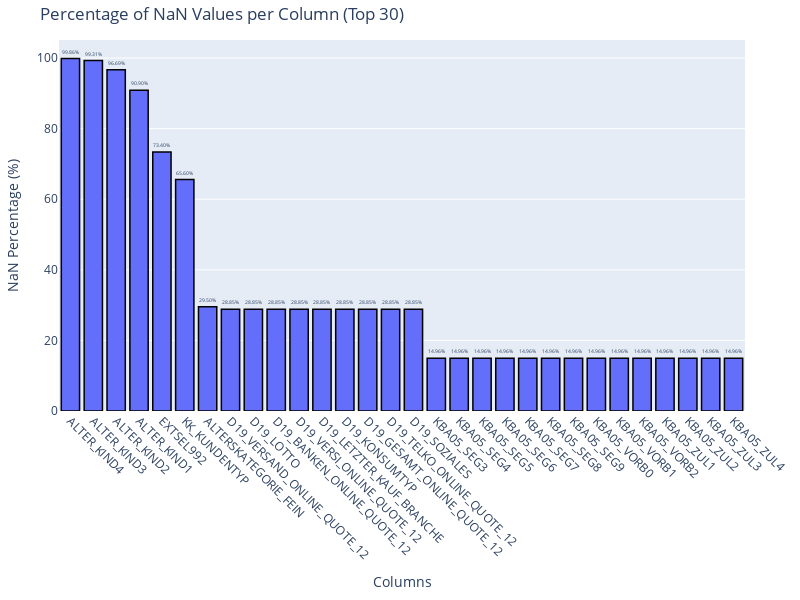

Notebook code cell kept with this figure:
### Code cell
# Let's plot top 30 columns from population dataset, sorted by the ammount of NaNs they contain. Seeing similar pattern would be ideal.
plot_nan_percentage(population, max_columns=30)

### Figure 1 — Plotly figure (JSON) as saved in the notebook; plotly's stock layout.template omitted (floating-point values rounded to 4 significant figures)
{"data": [{"alignmentgroup": "True", "hovertemplate": "Columns=%{x}<br>NaN Percentage (%)=%{text}<extra></extra>", "legendgroup": "", "marker": {"color": "#636efa", "line": {"color": "black", "width": 1.5}, "pattern": {"shape": ""}}, "name": "", "offsetgroup": "", "orientation": "v", "showlegend": false, "text": [99.86, 99.31, 96.69, 90.9, 73.4, 65.6, 29.5, 28.85, 28.85, 28.85, 28.85, 28.85, 28.85, 28.85, 28.85, 28.85, 14.96, 14.96, 14.96, 14.96, 14.96, 14.96, 14.96, 14.96, 14.96, 14.96, 14.96, 14.96, 14.96, 14.96], "textposition": "outside", "texttemplate": "%{text:.2f}%", "type": "bar", "x": ["ALTER_KIND4", "ALTER_KIND3", "ALTER_KIND2", "ALTER_KIND1", "EXTSEL992", "KK_KUNDENTYP", "ALTERSKATEGORIE_FEIN", "D19_VERSAND_ONLINE_QUOTE_12", "D19_LOTTO", "D19_BANKEN_ONLINE_QUOTE_12", "D19_VERSI_ONLINE_QUOTE_12", "D19_LETZTER_KAUF_BRANCHE", "D19_KONSUMTYP", "D19_GESAMT_ONLINE_QUOTE_12", "D19_TELKO_ONLINE_QUOTE_12", "D19_SOZIALES", "KBA05_SEG3", "KBA05_SEG4", "KBA05_SEG5", "KBA05_SEG6", "KBA05_SEG7", "KBA05_SEG8", "KBA05_SEG9", "KBA05_VORB0", "KBA05_VORB1", "KBA05_VORB2", "KBA05_ZUL1", "KBA05_ZUL2", "KBA05_ZUL3", "KBA05_ZUL4"], "xaxis": "x", "y": [99.86, 99.31, 96.69, 90.9, 73.4, 65.6, 29.5, 28.85, 28.85, 28.85, 28.85, 28.85, 28.85, 28.85, 28.85, 28.85, 14.96, 14.96, 14.96, 14.96, 14.96, 14.96, 14.96, 14.96, 14.96, 14.96, 14.96, 14.96, 14.96, 14.96], "yaxis": "y"}], "layout": {"barmode": "relative", "height": 600, "legend": {"tracegroupgap": 0}, "margin": {"b": 40, "l": 40, "r": 40, "t": 40}, "title": {"text": "Percentage of NaN Values per Column (Top 30)"}, "width": 800, "xaxis": {"anchor": "y", "autorange": true, "domain": [0, 1], "range": [-0.5, 29.5], "tickangle": 45, "title": {"text": "Columns"}, "type": "category"}, "yaxis": {"anchor": "x", "autorange": true, "domain": [0, 1], "range": [0, 105.1], "title": {"text": "NaN Percentage (%)"}, "type": "linear"}}}
